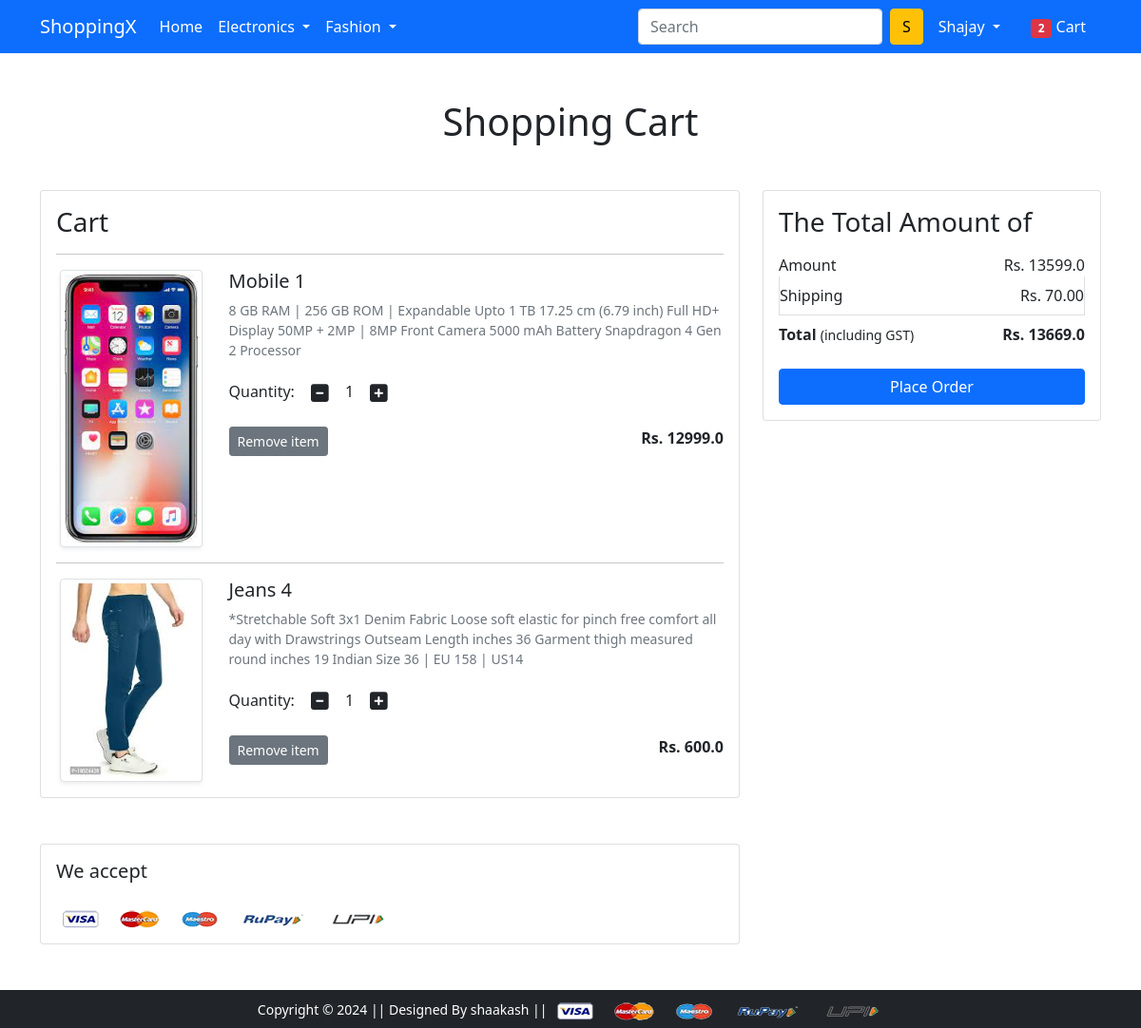
The app's page /cart/ (signed in) with its own data.
### app/models.py (models this page shows, shortened)
class Cart(models.Model):
    user = models.ForeignKey(User, on_delete=models.CASCADE)
    product = models.ForeignKey(Product,on_delete=models.CASCADE)
    quantity = models.PositiveBigIntegerField(default=1)
    razor_pay_order_id = models.CharField(max_length =100, null =True ,blank = True)
    razor_pay_payment_id = models.CharField(max_length =100, null =True ,blank = True)
    razor_pay_payment_signature= models.CharField(max_length =100, null =True ,blank = True)

class Product(models.Model):
    title = models.CharField(max_length=100)
    selling_price = models.FloatField()
    discounted_price = models.FloatField()
    description = models.TextField()
    brand = models.CharField(max_length=100)
    category = models.CharField( choices = category_choices,max_length=2)
    product_image=models.ImageField(upload_to='productimg')

### app/views.py (the view)
# urls.py: path('cart/',views.show_cart,name='showcart'),
@login_required
def show_cart(request):
  if request.user.is_authenticated:
    totalitem = len(Cart.objects.filter(user=request.user))
    user = request.user
    cart = Cart.objects.filter(user=user)
    amount = 0.0
    shipping_amount = 70.0
    total_amount =0.0
    cart_product =[p for p in Cart.objects.all()if p.user == user]
    if cart_product:
      for p in cart_product:
        tempamount = (p.quantity * p.product.discounted_price)
        amount += tempamount
        totalamount = amount + shipping_amount
      return render(request,'app/addtocart.html',{'carts':cart,'totalamount':totalamount,'amount':amount,'totalitem':totalitem})
    else:
      return render(request,'app/emptycart.html')

### app/templates/app/addtocart.html (shortened to what this page needs)
{% extends 'app/base.html' %}
{% load static %}
{% block main-content %}
<div class="container my-5">
 <div class="row">
  <h1 class="text-center mb-5">Shopping Cart</h1>
  <div class="col-sm-8">
    <div class="card">
      <div class="card-body">
          <h3>Cart</h3>
          {% for cart in carts %}
          <hr>
          <div class="row">
              <div class="col-sm-3 text-center align-self-center"><img src="{{ cart.product.product_image.url }}" alt="" srcset="" class="img-fluid img-thumbnail shadow-sm" height="150" width="150"> </div>
              <div class="col-sm-9">
                  <div>
                      <h5>{{cart.product.title}}</h5>
                      <p class="mb-2 text-muted small">{{cart.product.description}}</p>
                      <div class="my-3">
                          <label for="quantity">Quantity:</label>
                          <a href="#" class="minus-cart btn" data-pid="{{cart.product.id}}"><i class="fas fa-minus-square fa-lg"></i></a>
                          <span class="quantity" data-pid="{{cart.product.id}}">{{cart.quantity}}</span>
                          <a href="#" class="plus-cart btn" data-pid="{{cart.product.id}}"><i class="fas fa-plus-square fa-lg"></i></a>
                      </div>
                      <div class="d-flex justify-content-between">
                          <a href="#" class="btn btn-sm btn-secondary mr-3 remove-cart" data-pid="{{cart.product.id}}">Remove item </a>
                          <p class="mb-0"><span><strong>Rs. {{cart.product.discounted_price}}</strong></span></p>
                      </div>
                  </div>
              </div>
          </div>
          {% endfor %}
      </div>
  </div>
  </div>
  <div class="col-sm-4">
   <div class="card">
    <div class="card-body">
      <h3>The Total Amount of</h3>
      <ul class="list-group">
       <li class="list-group-item d-flex justify-content-between align-items-center border-0 px-0 pb-0">Amount<span>Rs. <span id="amount"> {{amount}}</span></span></li>
       <li class="list-group-item d-flex justify-content-between align-items-center px-0">Shipping<span>Rs. 70.00</span></li>
       <li class="list-group-item d-flex justify-content-between align-items-center border-0 px-0 mb-3">
        <div>
           <strong>Total</strong> <small>(including GST)</small>
         </div>
         <span><strong>Rs. <strong id="totalamount">{{totalamount}}</strong></strong></span>
       </li>
      </ul>
      <div class="d-grid"><a href="{% url 'checkout' %}" class="btn btn-primary">Place Order</a></div>
    </div>
   </div>
  </div>
 </div>
</div>
<div class="container">
 <div class="row">
  <div class="col-sm-8">
   <div class="card">
    <div class="card-body">
      <h5 class="mb-4">We accept</h5>
      <img src="{% static 'app/images/payment.png' %}" alt="" class="img-fluid">
    </div>
  </div>
  </div>
 </div>
</div>
{% endblock main-content %}

### app/templates/app/base.html (shortened to what this page needs)
<!doctype html>
{% load static %}
<html lang="en">
  <head>
    <link href="https://cdn.jsdelivr.net/npm/bootstrap@5.0.0-beta1/dist/css/bootstrap.min.css" rel="stylesheet">
    <link rel="stylesheet" href="{% static 'app/css/owl.carousel.min.css' %}">
    <link rel="stylesheet" href="{% static 'app/css/all.min.css' %}">
    <link rel="stylesheet" href="{% static 'app/css/style.css' %}">
  </head>
  <body>
    <nav class="navbar navbar-expand-lg navbar-dark bg-primary">
     <div class="container">
       <a class="navbar-brand" href="/">ShoppingX</a>
       <div class="collapse navbar-collapse" id="navbarSupportedContent">
         <ul class="navbar-nav me-auto mb-2 mb-lg-0">
           <li class="nav-item">
             <a class="nav-link active" aria-current="page" href="/">Home</a>
           </li>
           <li class="nav-item dropdown">
             <a class="nav-link dropdown-toggle text-white" href="#" id="electronicsDropdown" role="button" data-bs-toggle="dropdown" aria-expanded="false">
               Electronics
             </a>
           </li>
           <li class="nav-item dropdown">
             <a class="nav-link dropdown-toggle text-white" href="#" id="fashionDropdown" role="button" data-bs-toggle="dropdown" aria-expanded="false">
               Fashion
             </a>
           </li>
         </ul>
         <form class="d-flex">
           <input class="form-control me-2" type="search" placeholder="Search" aria-label="Search">
           <button class="btn btn-warning" type="submit">S</button>
         </form>
         <div>
          <ul class="navbar-nav me-auto mb-2 mb-lg-0">
            {% if request.user.is_authenticated %}
                <li class="nav-item dropdown mx-2">
                    <a class="nav-link dropdown-toggle text-white" href="#" id="profileDropdown" role="button" data-bs-toggle="dropdown" aria-expanded="false">
                        {{ request.user.username|capfirst }}
                    </a>
                </li>
                <li class="nav-item mx-2">
                    <a href="{% url 'showcart' %}" class="nav-link text-white"><span class="badge bg-danger">{{totalitem}}</span> Cart </a>
                </li>
            {% endif %}
        </ul>
         </div>
       </div>
     </div>
    </nav>
    {% block main-content %} {% endblock main-content %}
<footer class="container-fluid bg-dark text-center p-2 mt-5">
  <small class="text-white">Copyright &copy; 2024 || Designed By shaakash || </small>
  <img src="{% static 'app/images/payment.png' %}" alt="" srcset="" class="img-fluid" height="2px">
</footer>
</body>
</html>

### records on screen
Cart: product.product_image (picture), product "Mobile 1", product.description "8 GB RAM | 256 GB ROM | Expandable Upto 1 TB 17.25 cm (6.79 inch) Full HD+ Display 50MP + 2MP | 8MP Front Camera 5000 mAh Battery Snapdragon 4 Gen 2 Processor", quantity "1", product.discounted_price "12999.0"
Cart: product.product_image (picture), product "Jeans 4", product.description "*Stretchable Soft 3x1 Denim Fabric Loose soft elastic for pinch free comfort all day with Drawstrings Outseam Length inches 36 Garment thigh measured round inches 19 Indian Size 36 | EU 158 | US14", quantity "1", product.discounted_price "600.0"

### other values on screen
{{ request.user.username|capfirst }} "Shajay"
{{ totalitem }} "2"
{{ amount }} "13599.0"
{{ totalamount }} "13669.0"
